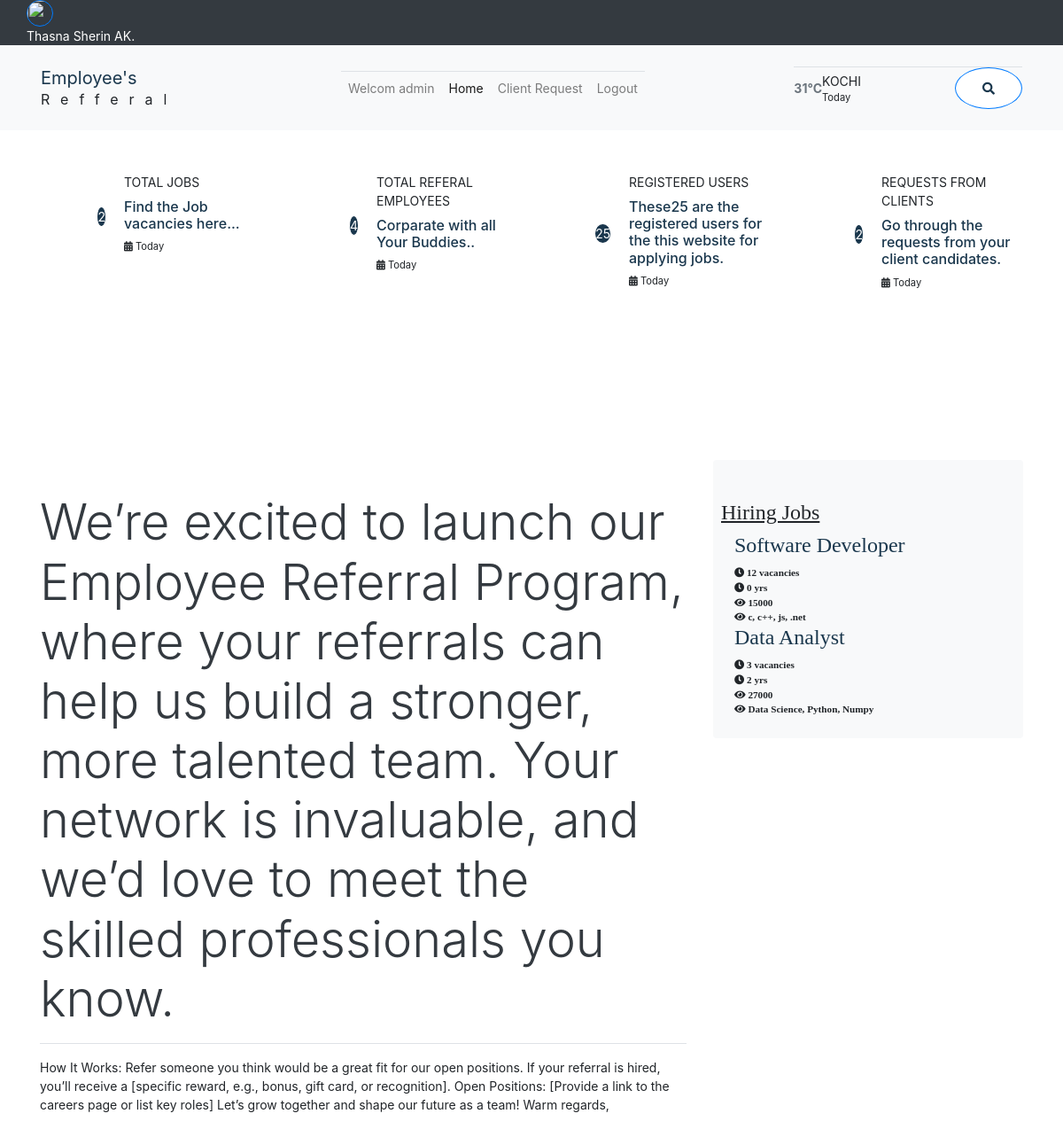
Before: /empindex (signed in) with the older database file.
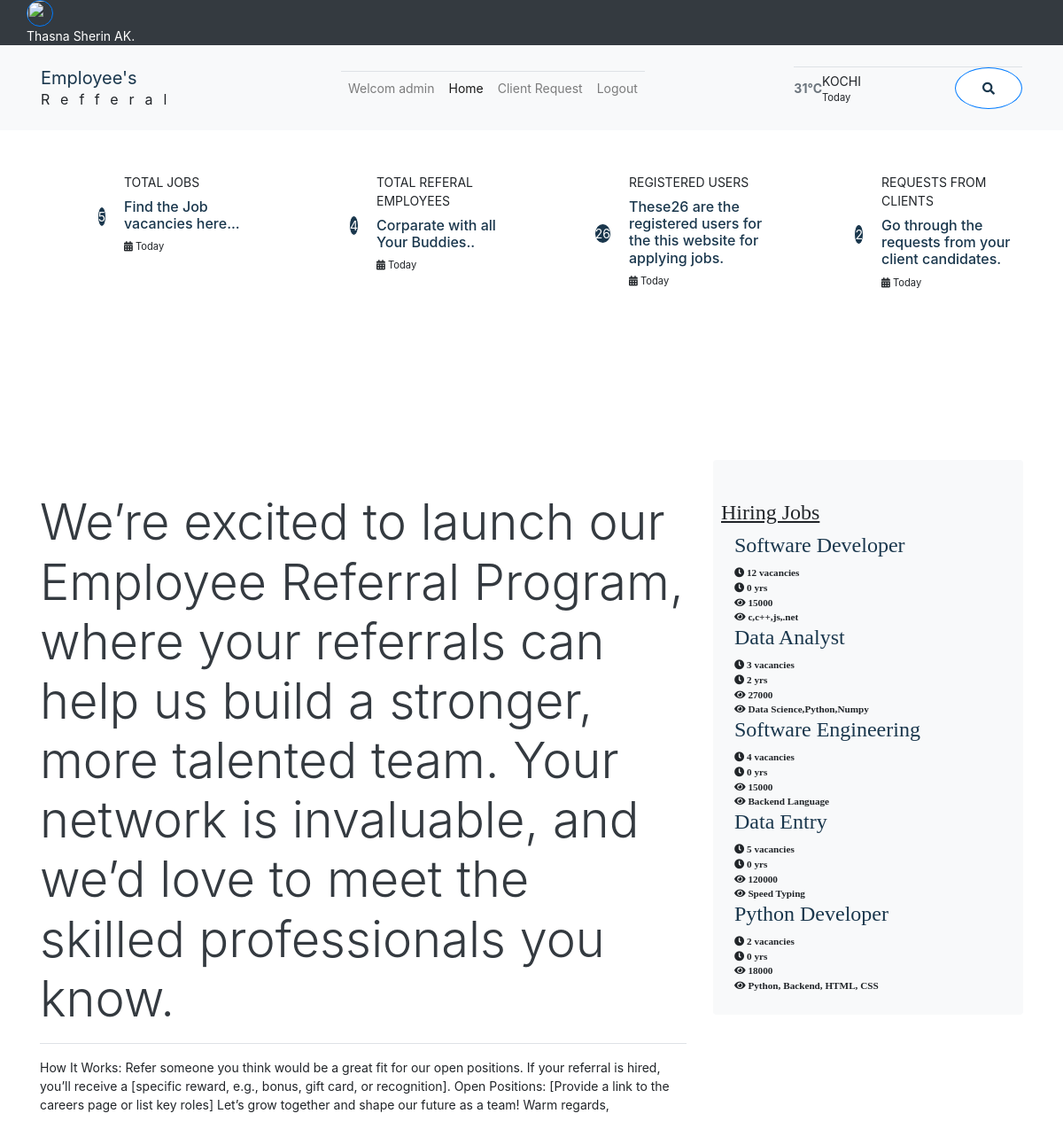
After: the same page with the newer database file.
### AdminApp/models.py (models this page shows)
class Job(models.Model):
    name=models.CharField(max_length=100)
    image=models.ImageField(upload_to='images',default='null.jpg')
    vacancy=models.IntegerField()
    skill=models.CharField(max_length=500)
    location=models.CharField(max_length=20)
    exp=models.IntegerField()
    sal=models.IntegerField()

### Employee/views.py (the view)
# urls.py: path('empindex',views.empindex,name='empindex'),
def empindex(request):
    eid=request.session.get('e_id')
    job=Job.objects.all().count()
    emp=Eregister.objects.filter(status=1).count()
    reg=Register.objects.all().count
    clireq=Ebooking.objects.filter(eid=eid).count()
    data=Job.objects.all()
    return render(request,'empindex.html',{'reg':reg,'clireq':clireq,'job':job,'emp':emp,'data':data})

### Employee/templates/empindex.html (shortened to what the changed rows need)
{% load static %}
<!DOCTYPE html>
<html lang="en">
    <head>
        <link rel="stylesheet" href="https://use.fontawesome.com/releases/v5.15.4/css/all.css"/>
        <link href="https://cdn.jsdelivr.net/npm/bootstrap-icons@1.4.1/font/bootstrap-icons.css" rel="stylesheet">
        <link href="{% static 'lib/animate/animate.min.css' %}" rel="stylesheet">
        <link href="{% static 'lib/owlcarousel/assets/owl.carousel.min.css' %}" rel="stylesheet">
        <link href="{% static 'css/bootstrap.min.css' %}" rel="stylesheet">
        <link href="{% static 'css/style.css' %}" rel="stylesheet">
    </head>
    <body>
        <div class="container-fluid features mb-5">
            <div class="container py-5">
                <div class="row g-4">
                    <div class="col-md-6 col-lg-6 col-xl-3">
                        <div class="row g-4 align-items-center features-item">
                            <div class="col-4">
                                <div class="rounded-circle position-relative">
                                    <div class="overflow-hidden rounded-circle">
                                    </div>
                                    <span class="rounded-circle border border-2 border-white bg-primary btn-sm-square text-white position-absolute" style="top: 10%; right: -10px;">{{job}}</span>
                                </div>
                            </div>
                        </div>
                    </div>
                    <div class="col-md-6 col-lg-6 col-xl-3">
                        <div class="row g-4 align-items-center features-item">
                            <div class="col-4">
                                <div class="rounded-circle position-relative">
                                    <div class="overflow-hidden rounded-circle">
                                    </div>
                                    <span class="rounded-circle border border-2 border-white bg-primary btn-sm-square text-white position-absolute" style="top: 10%; right: -10px;">{{reg}}</span>
                                </div>
                            </div>
                            <div class="col-8">
                                <div class="features-content d-flex flex-column">
                                    <p class="text-uppercase mb-2">Registered Users</p>
                                    <a href="#" class="h6">
                                        These{{reg}} are the registered users for the this website for applying jobs.
                                    </a>
                                    <small class="text-body d-block"><i class="fas fa-calendar-alt me-1"></i> Today</small>
                                </div>
                            </div>
                        </div>
                    </div>
                </div>
            </div>
        </div>
{% block content %}
        <div class="container-fluid py-5">
            <div class="container py-5">
                <div class="row g-4">
                    {% if 'e_id' in request.session %}
                    <div class="col-lg-5 col-xl-4">
                       <div class="bg-light rounded p-4 pt-0">
                            <div class="row g-4">
                                {% for i in data %}
                                <div class="col-12">
                                    <div class="d-flex flex-column">
                                        <a href="#" class="h4 mb-2">{{i.name}}</a>
                                    </div>
                                </div>
                                <div class="col-12">
                                    <div class="row g-4 align-items-center">
                                        <div class="col-7">
                                            <div class="features-content d-flex flex-column">
                                                <small><i class="fa fa-clock"> {{i.vacancy}} vacancies</i> </small>
                                                <small><i class="fa fa-clock"> {{i.exp}} yrs</i> </small>
                                                <small><i class="fa fa-eye"> {{i.sal}}</i></small>
                                                <small><i class="fa fa-eye"> {{i.skill}}</i></small>
                                            </div>
                                        </div>
                                    </div>
                                </div>
                                {% endfor %}
                            </div>
                       </div>
                    </div>
            </div>
        </div>
        {% else %}
        <center><h5 style="color: red;">You need to <a href="{% url 'emplogin' %}">Login</a></h5></center>
        {% endif %}
{% endblock %}

Changed rows visible on the page:
changed Job "Software Developer": skill "c, c++, js, .net" → "c,c++,js,.net"
changed Job "Data Analyst": skill "Data Science, Python, Numpy" → "Data Science,Python,Numpy"
added Job: name "Software Engineering", vacancy "4", exp "0", sal "15000", skill "Backend Language"
added Job: name "Data Entry", vacancy "5", exp "0", sal "120000", skill "Speed Typing"
added Job: name "Python Developer", vacancy "2", exp "0", sal "18000", skill "Python, Backend, HTML, CSS"
Other visible differences:
{{ job }}: "2" → "5"
{{ reg }}: "25" → "26"
